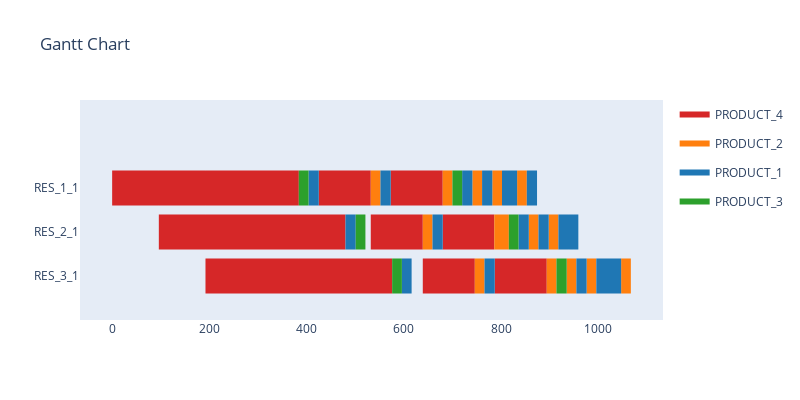

The cell this chart's notebook holds for it:
### Code cell
test_env = sim_constrained.Env(visualise=True, verbose=False, model=True, test=True, goal="min_time",graph = True)
_, state_data, action_mask = env.reset()

done = False

while not done:
    action = ppo_agent.select_action(state_data, memory, action_mask)
    #print(action)
    state_data, reward, done, action_mask, success_rate = test_env.step(action)
    #print(state, reward, done, action_mask, success_rate )

### Figure 1 — Plotly figure (JSON) as saved in the notebook; plotly's stock layout.template omitted (floating-point values rounded to 4 significant figures)
{"data": [{"fill": "toself", "fillcolor": "rgb(214, 39, 40)", "hoverinfo": "name", "legendgroup": "rgb(214, 39, 40)", "mode": "none", "name": "PRODUCT_4", "showlegend": true, "type": "scatter", "x": [0, 96, 96, 0, 0, 96, 192, 192, 96, 96, 96, 192, 192, 96, 96, 192, 288, 288, 192, 192, 192, 288, 288, 192, 192, 192, 288, 288, 192, 192, 288, 384, 384, 288, 288, 288, 384, 384, 288, 288, 288, 384, 384, 288, 288, 384, 480, 480, 384, 384, 384, 480, 480, 384, 384, 425, 532, 532, 425, 425, 480, 576, 576, 480, 480, 532, 639, 639, 532, 532, 573, 680, 680, 573, 573, 639, 746, 746, 639, 639, 680, 786, 786, 680, 680, 787, 894, 894, 787], "y": [1.6, 1.6, 2.4, 2.4, null, 1.6, 1.6, 2.4, 2.4, null, 0.6, 0.6, 1.4, 1.4, null, 1.6, 1.6, 2.4, 2.4, null, -0.4, -0.4, 0.4, 0.4, null, 0.6, 0.6, 1.4, 1.4, null, 1.6, 1.6, 2.4, 2.4, null, 0.6, 0.6, 1.4, 1.4, null, -0.4, -0.4, 0.4, 0.4, null, 0.6, 0.6, 1.4, 1.4, null, -0.4, -0.4, 0.4, 0.4, null, 1.6, 1.6, 2.4, 2.4, null, -0.4, -0.4, 0.4, 0.4, null, 0.6, 0.6, 1.4, 1.4, null, 1.6, 1.6, 2.4, 2.4, null, -0.4, -0.4, 0.4, 0.4, null, 0.6, 0.6, 1.4, 1.4, null, -0.4, -0.4, 0.4, 0.4]}, {"fill": "toself", "fillcolor": "rgb(255, 127, 14)", "hoverinfo": "name", "legendgroup": "rgb(255, 127, 14)", "mode": "none", "name": "PRODUCT_2", "showlegend": true, "type": "scatter", "x": [532, 552, 552, 532, 532, 639, 659, 659, 639, 639, 680, 700, 700, 680, 680, 741, 761, 761, 741, 741, 746, 766, 766, 746, 746, 782, 802, 802, 782, 782, 786, 806, 806, 786, 786, 806, 816, 816, 806, 806, 833, 853, 853, 833, 833, 857, 877, 877, 857, 857, 894, 914, 914, 894, 894, 898, 918, 918, 898, 898, 935, 955, 955, 935, 935, 976, 996, 996, 976, 976, 1047, 1067, 1067, 1047], "y": [1.6, 1.6, 2.4, 2.4, null, 0.6, 0.6, 1.4, 1.4, null, 1.6, 1.6, 2.4, 2.4, null, 1.6, 1.6, 2.4, 2.4, null, -0.4, -0.4, 0.4, 0.4, null, 1.6, 1.6, 2.4, 2.4, null, 0.6, 0.6, 1.4, 1.4, null, 0.6, 0.6, 1.4, 1.4, null, 1.6, 1.6, 2.4, 2.4, null, 0.6, 0.6, 1.4, 1.4, null, -0.4, -0.4, 0.4, 0.4, null, 0.6, 0.6, 1.4, 1.4, null, -0.4, -0.4, 0.4, 0.4, null, -0.4, -0.4, 0.4, 0.4, null, -0.4, -0.4, 0.4, 0.4]}, {"fill": "toself", "fillcolor": "rgb(31, 119, 180)", "hoverinfo": "name", "legendgroup": "rgb(31, 119, 180)", "mode": "none", "name": "PRODUCT_1", "showlegend": true, "type": "scatter", "x": [404, 425, 425, 404, 404, 480, 501, 501, 480, 480, 552, 573, 573, 552, 552, 596, 616, 616, 596, 596, 659, 680, 680, 659, 659, 720, 741, 741, 720, 720, 761, 782, 782, 761, 761, 766, 787, 787, 766, 766, 802, 823, 823, 802, 802, 823, 833, 833, 823, 823, 836, 857, 857, 836, 836, 853, 874, 874, 853, 853, 877, 898, 898, 877, 877, 918, 939, 939, 918, 918, 939, 949, 949, 939, 939, 949, 959, 959, 949, 949, 955, 976, 976, 955, 955, 996, 1017, 1017, 996, 996, 1017, 1027, 1027, 1017, 1017, 1027, 1037, 1037, 1027, 1027, 1037, 1047, 1047, 1037], "y": [1.6, 1.6, 2.4, 2.4, null, 0.6, 0.6, 1.4, 1.4, null, 1.6, 1.6, 2.4, 2.4, null, -0.4, -0.4, 0.4, 0.4, null, 0.6, 0.6, 1.4, 1.4, null, 1.6, 1.6, 2.4, 2.4, null, 1.6, 1.6, 2.4, 2.4, null, -0.4, -0.4, 0.4, 0.4, null, 1.6, 1.6, 2.4, 2.4, null, 1.6, 1.6, 2.4, 2.4, null, 0.6, 0.6, 1.4, 1.4, null, 1.6, 1.6, 2.4, 2.4, null, 0.6, 0.6, 1.4, 1.4, null, 0.6, 0.6, 1.4, 1.4, null, 0.6, 0.6, 1.4, 1.4, null, 0.6, 0.6, 1.4, 1.4, null, -0.4, -0.4, 0.4, 0.4, null, -0.4, -0.4, 0.4, 0.4, null, -0.4, -0.4, 0.4, 0.4, null, -0.4, -0.4, 0.4, 0.4, null, -0.4, -0.4, 0.4, 0.4]}, {"fill": "toself", "fillcolor": "rgb(44, 160, 44)", "hoverinfo": "name", "legendgroup": "rgb(44, 160, 44)", "mode": "none", "name": "PRODUCT_3", "showlegend": true, "type": "scatter", "x": [384, 404, 404, 384, 384, 501, 521, 521, 501, 501, 576, 596, 596, 576, 576, 700, 720, 720, 700, 700, 816, 836, 836, 816, 816, 914, 935, 935, 914], "y": [1.6, 1.6, 2.4, 2.4, null, 0.6, 0.6, 1.4, 1.4, null, -0.4, -0.4, 0.4, 0.4, null, 1.6, 1.6, 2.4, 2.4, null, 0.6, 0.6, 1.4, 1.4, null, -0.4, -0.4, 0.4, 0.4]}, {"legendgroup": "rgb(214, 39, 40)", "marker": {"color": "rgb(214, 39, 40)", "opacity": 0, "size": 1}, "mode": "markers", "name": "", "showlegend": false, "text": [null, null, null, null, null, null, null, null, null, null, null, null, null, null, null, null, null, null, null, null, null, null, null, null, null, null, null, null, null, null, null, null, null, null, null, null], "type": "scatter", "x": [0, 96, 96, 192, 96, 192, 192, 288, 192, 288, 192, 288, 288, 384, 288, 384, 288, 384, 384, 480, 384, 480, 425, 532, 480, 576, 532, 639, 573, 680, 639, 746, 680, 786, 787, 894], "y": [2, 2, 2, 2, 1, 1, 2, 2, 0, 0, 1, 1, 2, 2, 1, 1, 0, 0, 1, 1, 0, 0, 2, 2, 0, 0, 1, 1, 2, 2, 0, 0, 1, 1, 0, 0]}, {"legendgroup": "rgb(255, 127, 14)", "marker": {"color": "rgb(255, 127, 14)", "opacity": 0, "size": 1}, "mode": "markers", "name": "", "showlegend": false, "text": [null, null, null, null, null, null, null, null, null, null, null, null, null, null, null, null, null, null, null, null, null, null, null, null, null, null, null, null, null, null], "type": "scatter", "x": [532, 552, 639, 659, 680, 700, 741, 761, 746, 766, 782, 802, 786, 806, 806, 816, 833, 853, 857, 877, 894, 914, 898, 918, 935, 955, 976, 996, 1047, 1067], "y": [2, 2, 1, 1, 2, 2, 2, 2, 0, 0, 2, 2, 1, 1, 1, 1, 2, 2, 1, 1, 0, 0, 1, 1, 0, 0, 0, 0, 0, 0]}, {"legendgroup": "rgb(31, 119, 180)", "marker": {"color": "rgb(31, 119, 180)", "opacity": 0, "size": 1}, "mode": "markers", "name": "", "showlegend": false, "text": [null, null, null, null, null, null, null, null, null, null, null, null, null, null, null, null, null, null, null, null, null, null, null, null, null, null, null, null, null, null, null, null, null, null, null, null, null, null, null, null, null, null], "type": "scatter", "x": [404, 425, 480, 501, 552, 573, 596, 616, 659, 680, 720, 741, 761, 782, 766, 787, 802, 823, 823, 833, 836, 857, 853, 874, 877, 898, 918, 939, 939, 949, 949, 959, 955, 976, 996, 1017, 1017, 1027, 1027, 1037, 1037, 1047], "y": [2, 2, 1, 1, 2, 2, 0, 0, 1, 1, 2, 2, 2, 2, 0, 0, 2, 2, 2, 2, 1, 1, 2, 2, 1, 1, 1, 1, 1, 1, 1, 1, 0, 0, 0, 0, 0, 0, 0, 0, 0, 0]}, {"legendgroup": "rgb(44, 160, 44)", "marker": {"color": "rgb(44, 160, 44)", "opacity": 0, "size": 1}, "mode": "markers", "name": "", "showlegend": false, "text": [null, null, null, null, null, null, null, null, null, null, null, null], "type": "scatter", "x": [384, 404, 501, 521, 576, 596, 700, 720, 816, 836, 914, 935], "y": [2, 2, 1, 1, 0, 0, 2, 2, 1, 1, 0, 0]}], "layout": {"autosize": false, "height": 400, "hovermode": "closest", "showlegend": true, "title": {"text": "Gantt Chart"}, "width": 800, "xaxis": {"rangeselector": {"buttons": [{"count": 7, "label": "1w", "step": "day", "stepmode": "backward"}, {"count": 1, "label": "1m", "step": "month", "stepmode": "backward"}, {"count": 6, "label": "6m", "step": "month", "stepmode": "backward"}, {"count": 1, "label": "YTD", "step": "year", "stepmode": "todate"}, {"count": 1, "label": "1y", "step": "year", "stepmode": "backward"}, {"step": "all"}]}, "showgrid": false, "type": "linear", "zeroline": false}, "yaxis": {"autorange": false, "range": [-1, 4], "showgrid": false, "ticktext": ["RES_3_1", "RES_2_1", "RES_1_1"], "tickvals": [0, 1, 2], "zeroline": false}}}
